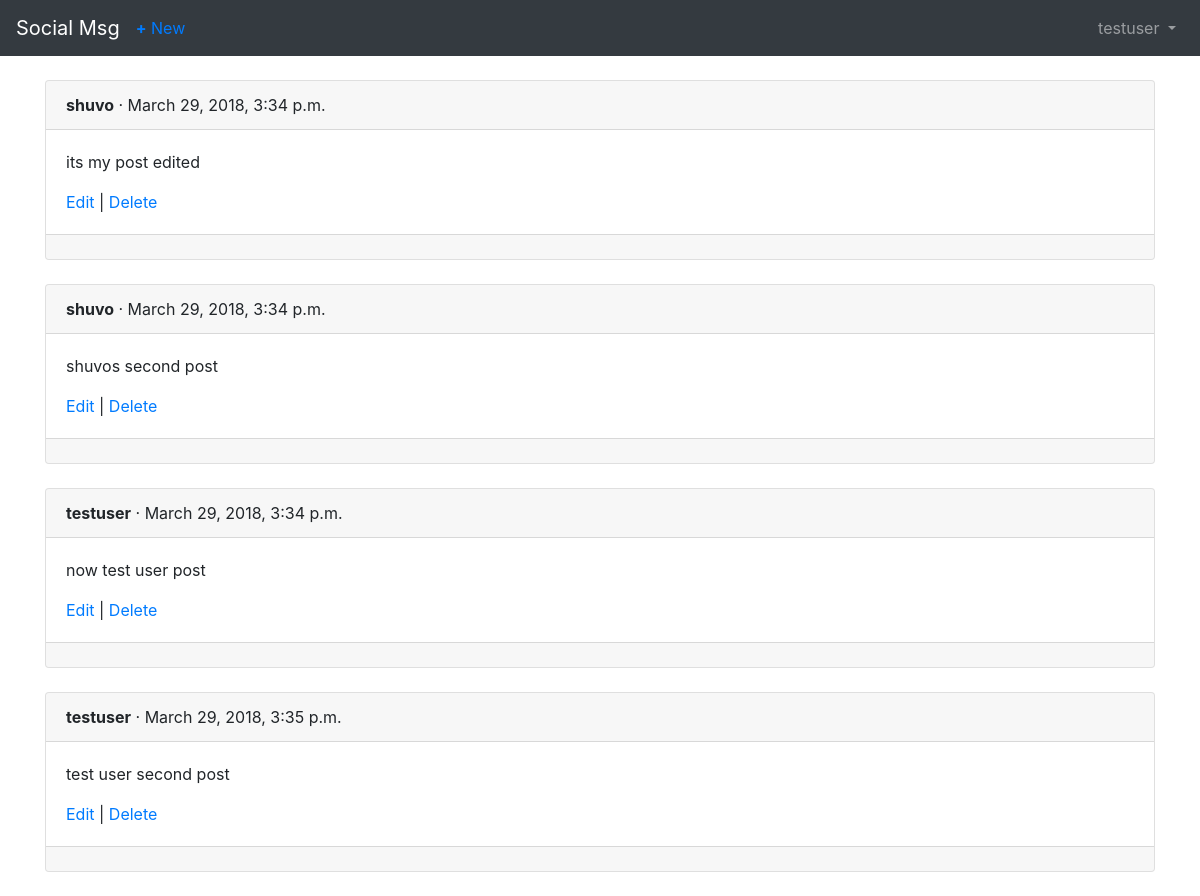
The app's page /posts/ (signed in), older data.
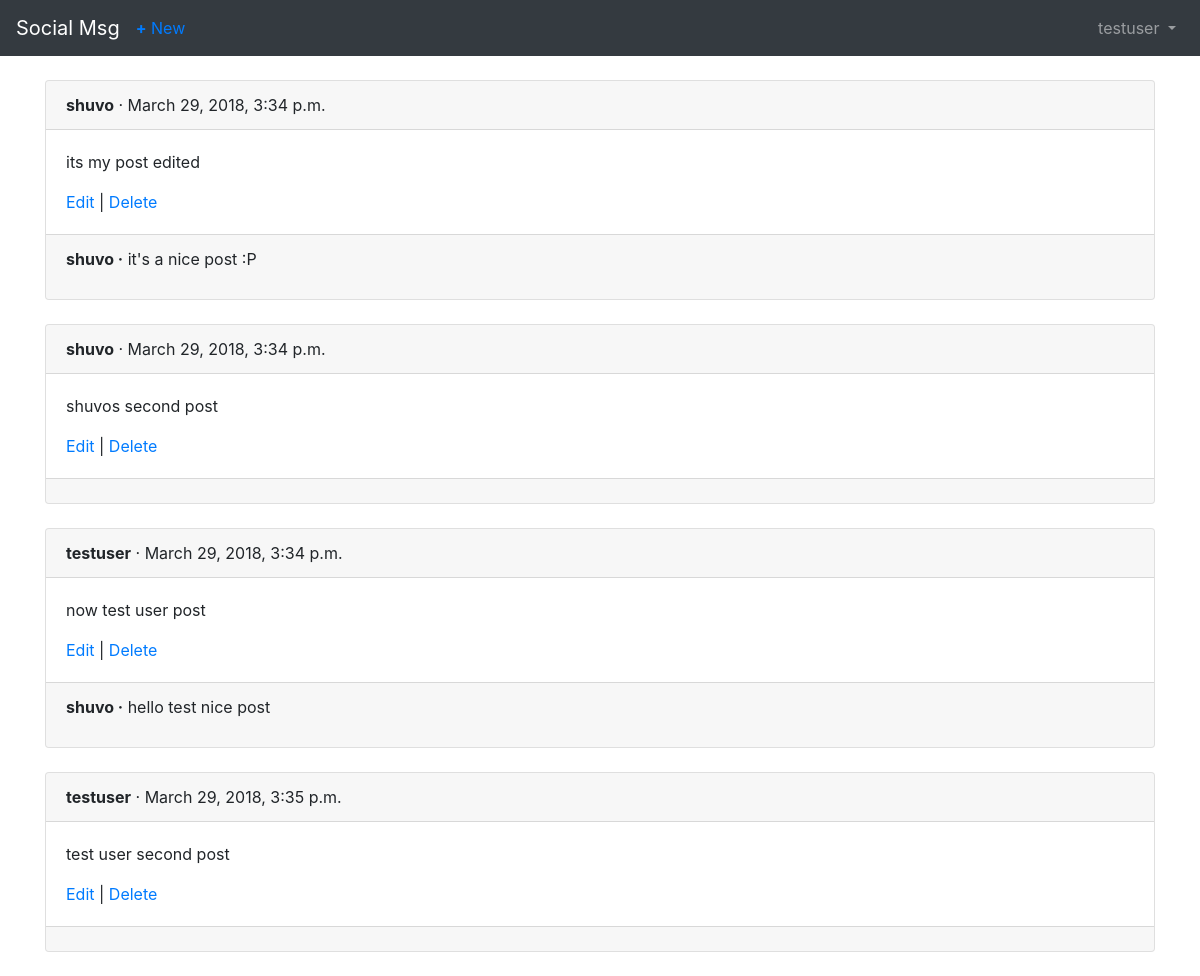
The same page, newer data.
### posts/models.py (models this page shows, shortened)
class Post(models.Model):
    message = models.CharField(max_length=280)
    date = models.DateTimeField(auto_now_add=True)
    author = models.ForeignKey(
        settings.AUTH_USER_MODEL,
        on_delete=models.CASCADE,
    )

class Comment(models.Model):
    comment = models.CharField(max_length=150)
    post = models.ForeignKey(Post, on_delete=models.CASCADE)
    author = models.ForeignKey(
        settings.AUTH_USER_MODEL,
        on_delete = models.CASCADE,
    )
    def __str__(self):
        return self.comment

### users/models.py (models this page shows)
class CustomUser(AbstractUser):
    objects = CustomUserManager()

### posts/views.py (the view)
# urls.py: path('', views.PostListView.as_view(), name='post_list'),
class PostListView(LoginRequiredMixin,ListView):
    model = models.Post
    template_name = 'post_list.html'
    login_url = 'login'

### templates/post_list.html
{% extends 'base.html' %} {% block title %}Posts{% endblock %} {% block content %} {% for post in object_list %}
<div class="card">
    <div class="card-header">
        <span class="font-weight-bold">{{ post.author }}</span> &middot; <span c\ lass="text-muted">{{ post.date }}</span>
    </div>
    <div class="card-body">
        <p>{{ post.message }}</p>
        <a href="{% url 'post_edit' post.pk %}">Edit</a> | <a href="{% url 'post\
_delete' post.pk %}">Delete</a>
    </div>
    <div class="card-footer">
        {% for comment in post.comment_set.all %}
        <p>
            <span class="font-weight-bold">{{ comment.author }} &middot;</span> {{ comment }}
        </p>
        {% endfor %}
    </div>
</div>
<br /> {% endfor %} {% endblock content %}

Row changes from the older to the newer data that the page shows:
added Comment: author "shuvo", comment "it's a nice post :P", shown under Post "its my post edited"
added Comment: author "shuvo", comment "hello test nice post", shown under Post "now test user post"
